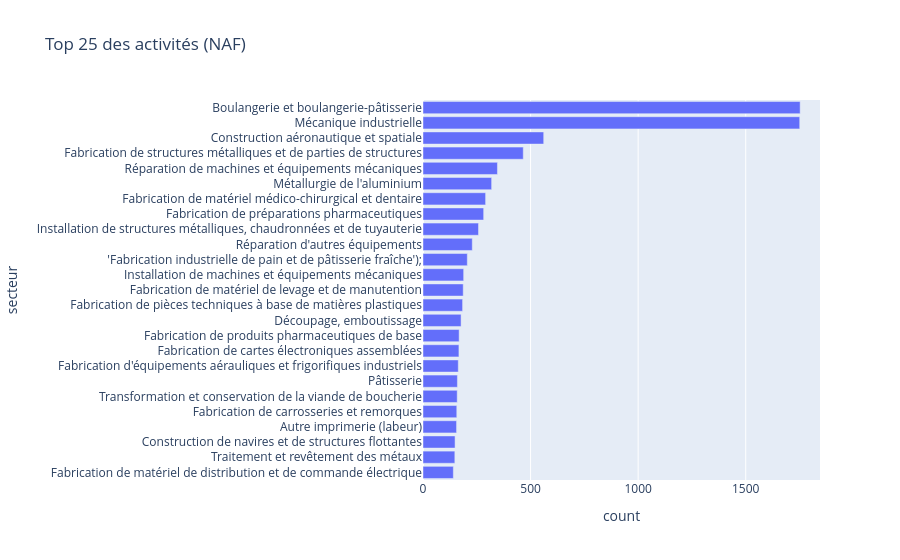

The cell this chart's notebook holds for it:
### Code cell
br_naf = (
    offres_df
    .groupby(['code_naf', 'secteur'])['id']
    .count()
    .reset_index(name='count')
)

fig = px.bar(
    br_naf.sort_values('count', ascending=False).head(25),
    x='count',
    y='secteur',
    orientation='h',
    title='Top 25 des activités (NAF)'
)

fig.update_layout(yaxis={'categoryorder': 'total ascending'})
fig.show()

### Figure 1 — Plotly figure (JSON) as saved in the notebook; plotly's stock layout.template omitted (floating-point values rounded to 4 significant figures)
{"data": [{"hovertemplate": "count=%{x}<br>secteur=%{y}<extra></extra>", "legendgroup": "", "marker": {"color": "#636efa", "pattern": {"shape": ""}}, "name": "", "orientation": "h", "showlegend": false, "textposition": "auto", "type": "bar", "x": [1753, 1751, 561, 466, 346, 319, 291, 282, 258, 229, 206, 189, 187, 184, 177, 168, 167, 164, 160, 159, 157, 156, 149, 148, 141], "xaxis": "x", "y": ["Boulangerie et boulangerie-pâtisserie", "Mécanique industrielle", "Construction aéronautique et spatiale", "Fabrication de structures métalliques et de parties de structures", "Réparation de machines et équipements mécaniques", "Métallurgie de l'aluminium", "Fabrication de matériel médico-chirurgical et dentaire", "Fabrication de préparations pharmaceutiques", "Installation de structures métalliques, chaudronnées et de tuyauterie", "Réparation d'autres équipements", "'Fabrication industrielle de pain et de pâtisserie fraîche');", "Installation de machines et équipements mécaniques", "Fabrication de matériel de levage et de manutention", "Fabrication de pièces techniques à base de matières plastiques", "Découpage, emboutissage", "Fabrication de produits pharmaceutiques de base", "Fabrication de cartes électroniques assemblées", "Fabrication d'équipements aérauliques et frigorifiques industriels", "Pâtisserie", "Transformation et conservation de la viande de boucherie", "Fabrication de carrosseries et remorques", "Autre imprimerie (labeur)", "Construction de navires et de structures flottantes", "Traitement et revêtement des métaux", "Fabrication de matériel de distribution et de commande électrique"], "yaxis": "y"}], "layout": {"barmode": "relative", "legend": {"tracegroupgap": 0}, "title": {"text": "Top 25 des activités (NAF)"}, "xaxis": {"anchor": "y", "domain": [0, 1], "title": {"text": "count"}}, "yaxis": {"anchor": "x", "categoryorder": "total ascending", "domain": [0, 1], "title": {"text": "secteur"}}}}
